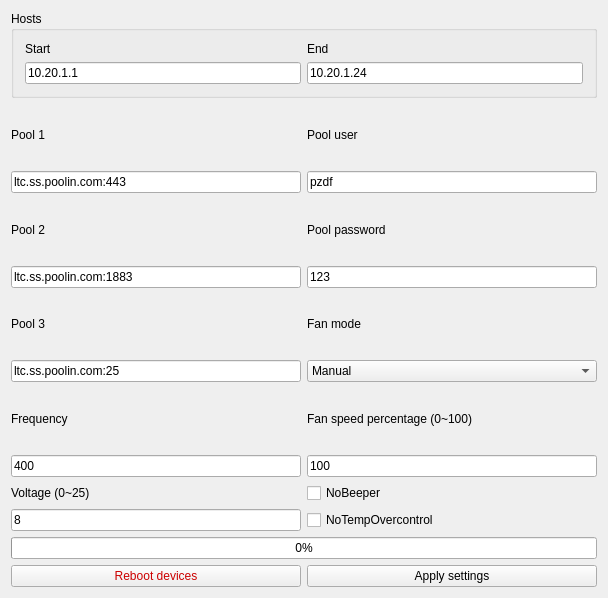
<?xml version="1.0" encoding="UTF-8"?>
<ui version="4.0">
 <class>MainWindow</class>
 <widget class="QWidget" name="MainWindow">
  <property name="geometry">
   <rect>
    <x>0</x>
    <y>0</y>
    <width>608</width>
    <height>598</height>
   </rect>
  </property>
  <property name="windowTitle">
   <string>MainWindow</string>
  </property>
  <layout class="QGridLayout" name="gridLayout">
   <item row="7" column="0">
    <widget class="QLabel" name="label_6">
     <property name="text">
      <string>Frequency</string>
     </property>
    </widget>
   </item>
   <item row="10" column="1">
    <widget class="QCheckBox" name="notempoverctrl">
     <property name="text">
      <string>NoTempOvercontrol</string>
     </property>
    </widget>
   </item>
   <item row="8" column="0">
    <widget class="QLineEdit" name="freq">
     <property name="text">
      <string>400</string>
     </property>
    </widget>
   </item>
   <item row="1" column="0">
    <widget class="QLabel" name="label">
     <property name="text">
      <string>Pool 1</string>
     </property>
    </widget>
   </item>
   <item row="3" column="0">
    <widget class="QLabel" name="label_2">
     <property name="text">
      <string>Pool 2</string>
     </property>
    </widget>
   </item>
   <item row="1" column="1">
    <widget class="QLabel" name="label_4">
     <property name="text">
      <string>Pool user</string>
     </property>
    </widget>
   </item>
   <item row="2" column="0">
    <widget class="QLineEdit" name="pool1url">
     <property name="text">
      <string>ltc.ss.poolin.com:443</string>
     </property>
    </widget>
   </item>
   <item row="6" column="0">
    <widget class="QLineEdit" name="pool3url">
     <property name="text">
      <string>ltc.ss.poolin.com:25</string>
     </property>
    </widget>
   </item>
   <item row="6" column="1">
    <widget class="QComboBox" name="fan_mode">
     <property name="currentIndex">
      <number>3</number>
     </property>
     <item>
      <property name="text">
       <string>AUTO default</string>
      </property>
     </item>
     <item>
      <property name="text">
       <string>AUTO silent</string>
      </property>
     </item>
     <item>
      <property name="text">
       <string>AUTO performance</string>
      </property>
     </item>
     <item>
      <property name="text">
       <string>Manual</string>
      </property>
     </item>
    </widget>
   </item>
   <item row="3" column="1">
    <widget class="QLabel" name="label_5">
     <property name="text">
      <string>Pool password</string>
     </property>
    </widget>
   </item>
   <item row="5" column="0">
    <widget class="QLabel" name="label_3">
     <property name="text">
      <string>Pool 3</string>
     </property>
    </widget>
   </item>
   <item row="10" column="0">
    <widget class="QLineEdit" name="voltage">
     <property name="text">
      <string>8</string>
     </property>
    </widget>
   </item>
   <item row="2" column="1">
    <widget class="QLineEdit" name="pooluser">
     <property name="text">
      <string>pzdf</string>
     </property>
    </widget>
   </item>
   <item row="9" column="0">
    <widget class="QLabel" name="label_7">
     <property name="text">
      <string>Voltage (0~25)</string>
     </property>
    </widget>
   </item>
   <item row="4" column="0">
    <widget class="QLineEdit" name="pool2url">
     <property name="text">
      <string>ltc.ss.poolin.com:1883</string>
     </property>
    </widget>
   </item>
   <item row="13" column="0">
    <widget class="QPushButton" name="rebootButton">
     <property name="palette">
      <palette>
       <active>
        <colorrole role="WindowText">
         <brush brushstyle="SolidPattern">
          <color alpha="255">
           <red>204</red>
           <green>0</green>
           <blue>0</blue>
          </color>
         </brush>
        </colorrole>
        <colorrole role="Text">
         <brush brushstyle="SolidPattern">
          <color alpha="255">
           <red>204</red>
           <green>0</green>
           <blue>0</blue>
          </color>
         </brush>
        </colorrole>
        <colorrole role="ButtonText">
         <brush brushstyle="SolidPattern">
          <color alpha="255">
           <red>204</red>
           <green>0</green>
           <blue>0</blue>
          </color>
         </brush>
        </colorrole>
       </active>
       <inactive>
        <colorrole role="WindowText">
         <brush brushstyle="SolidPattern">
          <color alpha="255">
           <red>204</red>
           <green>0</green>
           <blue>0</blue>
          </color>
         </brush>
        </colorrole>
        <colorrole role="Text">
         <brush brushstyle="SolidPattern">
          <color alpha="255">
           <red>204</red>
           <green>0</green>
           <blue>0</blue>
          </color>
         </brush>
        </colorrole>
        <colorrole role="ButtonText">
         <brush brushstyle="SolidPattern">
          <color alpha="255">
           <red>204</red>
           <green>0</green>
           <blue>0</blue>
          </color>
         </brush>
        </colorrole>
       </inactive>
       <disabled>
        <colorrole role="WindowText">
         <brush brushstyle="SolidPattern">
          <color alpha="255">
           <red>190</red>
           <green>190</green>
           <blue>190</blue>
          </color>
         </brush>
        </colorrole>
        <colorrole role="Text">
         <brush brushstyle="SolidPattern">
          <color alpha="255">
           <red>190</red>
           <green>190</green>
           <blue>190</blue>
          </color>
         </brush>
        </colorrole>
        <colorrole role="ButtonText">
         <brush brushstyle="SolidPattern">
          <color alpha="255">
           <red>190</red>
           <green>190</green>
           <blue>190</blue>
          </color>
         </brush>
        </colorrole>
       </disabled>
      </palette>
     </property>
     <property name="text">
      <string>Reboot devices</string>
     </property>
    </widget>
   </item>
   <item row="12" column="0" colspan="2">
    <widget class="QProgressBar" name="progressBar">
     <property name="value">
      <number>0</number>
     </property>
    </widget>
   </item>
   <item row="7" column="1">
    <widget class="QLabel" name="label_10">
     <property name="text">
      <string>Fan speed percentage (0~100)</string>
     </property>
    </widget>
   </item>
   <item row="4" column="1">
    <widget class="QLineEdit" name="poolpassword">
     <property name="text">
      <string>123</string>
     </property>
    </widget>
   </item>
   <item row="0" column="0" colspan="2">
    <widget class="QGroupBox" name="groupBox">
     <property name="title">
      <string>Hosts</string>
     </property>
     <layout class="QGridLayout" name="gridLayout_2">
      <item row="1" column="1">
       <widget class="QLineEdit" name="ipstart">
        <property name="text">
         <string>10.20.1.1</string>
        </property>
       </widget>
      </item>
      <item row="1" column="2">
       <widget class="QLineEdit" name="ipend">
        <property name="text">
         <string>10.20.1.24</string>
        </property>
       </widget>
      </item>
      <item row="0" column="1">
       <widget class="QLabel" name="label_12">
        <property name="text">
         <string>Start</string>
        </property>
       </widget>
      </item>
      <item row="0" column="2">
       <widget class="QLabel" name="label_13">
        <property name="text">
         <string>End</string>
        </property>
       </widget>
      </item>
     </layout>
    </widget>
   </item>
   <item row="9" column="1">
    <widget class="QCheckBox" name="nobeeper">
     <property name="text">
      <string>NoBeeper</string>
     </property>
    </widget>
   </item>
   <item row="5" column="1">
    <widget class="QLabel" name="label_11">
     <property name="text">
      <string>Fan mode</string>
     </property>
    </widget>
   </item>
   <item row="8" column="1">
    <widget class="QLineEdit" name="fan_customize_value">
     <property name="text">
      <string>100</string>
     </property>
    </widget>
   </item>
   <item row="13" column="1">
    <widget class="QPushButton" name="applyButton">
     <property name="text">
      <string>Apply settings</string>
     </property>
    </widget>
   </item>
  </layout>
 </widget>
 <layoutdefault spacing="6" margin="11"/>
 <tabstops>
  <tabstop>ipstart</tabstop>
  <tabstop>ipend</tabstop>
  <tabstop>pool1url</tabstop>
  <tabstop>pool2url</tabstop>
  <tabstop>pool3url</tabstop>
  <tabstop>pooluser</tabstop>
  <tabstop>poolpassword</tabstop>
  <tabstop>fan_mode</tabstop>
  <tabstop>fan_customize_value</tabstop>
  <tabstop>freq</tabstop>
  <tabstop>voltage</tabstop>
  <tabstop>applyButton</tabstop>
 </tabstops>
 <resources/>
 <connections/>
</ui>
